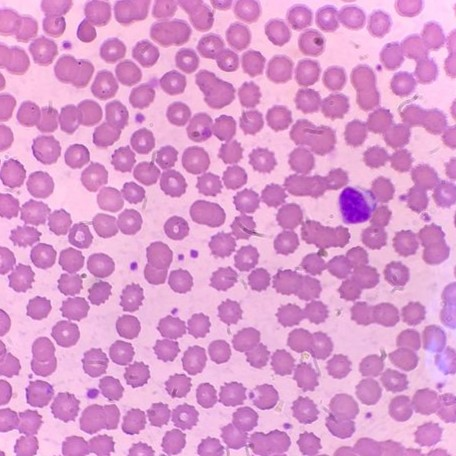
#> input picture imagesel/sel5.jpg, 456 x 456 px, found by its file name
$ python seg_sel.py
#> lines starting #> are read from the running program, lines starting #| are printed output that depends on the picture; after the words box and inside, x2 and y2 are one past the last pixel; in counts of white or black regions, pixels touching at a corner belong together
import numpy as np
import cv2
import matplotlib.pyplot as plt

# Load the image and check if it's loaded properly
image = cv2.imread("E:/VSProject/imagesel/sel5.jpg")
#> image is the input picture: shape (456, 456, 3); mean B, G, R 207.7, 153.1, 220.7
if image is None:
    print("Error: Image not found!")
    exit()

# Convert to grayscale
gray = cv2.cvtColor(image, cv2.COLOR_BGR2GRAY)

# Apply median and Gaussian filters for noise reduction
blurM = cv2.medianBlur(gray, 5)
blurG = cv2.GaussianBlur(gray, (9, 9), 2)

# Apply histogram equalization
histoNorm = cv2.equalizeHist(gray)

# CLAHE (Contrast Limited Adaptive Histogram Equalization)
clahe = cv2.createCLAHE(clipLimit=2.0, tileGridSize=(8, 8))
claheNorm = clahe.apply(gray)
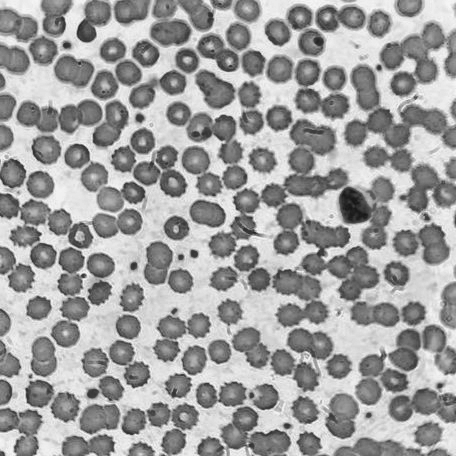
#> claheNorm: shape (456, 456); min 22, max 246, mean 159.6

# Contrast stretching
def pixelVal(pix, r1, s1, r2, s2):
    if 0 <= pix <= r1:
        return (s1 / r1) * pix
    elif r1 < pix <= r2:
        return ((s2 - s1) / (r2 - r1)) * (pix - r1) + s1
    else:
        return ((255 - s2) / (255 - r2)) * (pix - r2) + s2

r1, s1, r2, s2 = 70, 0, 200, 255
pixelVal_vec = np.vectorize(pixelVal)
contrast_stretched = pixelVal_vec(gray, r1, s1, r2, s2)
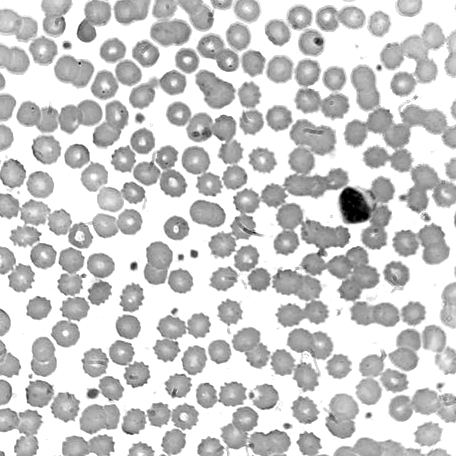
#> contrast_stretched: shape (456, 456) float64; min 0, max 255, mean 205

# Edge detection using Canny
edge = cv2.Canny(gray, 100, 200)
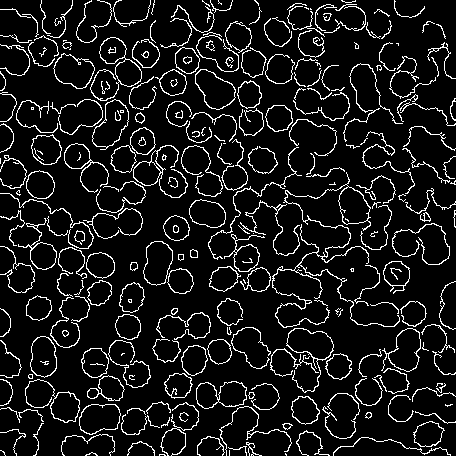
#> edge: shape (456, 456); 9.6% white in thin lines or dots
edgeG = cv2.Canny(blurG, 100, 200)
#> edgeG: shape (456, 456); 0.1% white in thin lines or dots, all inside (x1, y1, x2, y2) = (76, 16, 370, 270)
edgeM = cv2.Canny(blurM, 100, 200)
#> edgeM: shape (456, 456); 8.3% white in thin lines or dots

# Morphological operations
kernel = np.ones((5, 5), np.uint8)
dilation = cv2.dilate(gray, kernel, iterations=1)
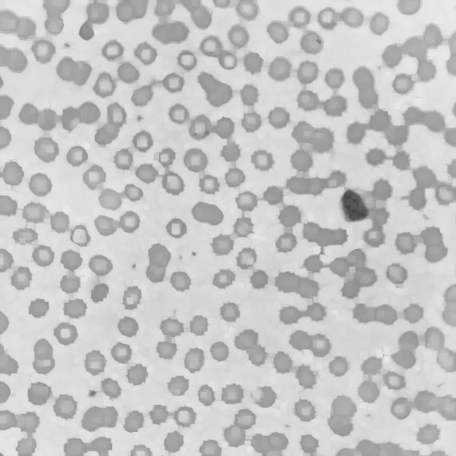
#> dilation: shape (456, 456); min 64, max 235, mean 196.9
closing = cv2.morphologyEx(gray, cv2.MORPH_CLOSE, kernel)

# Adaptive Thresholding
th2 = cv2.adaptiveThreshold(gray, 255, cv2.ADAPTIVE_THRESH_MEAN_C, cv2.THRESH_BINARY, 11, 2)
#> th2: shape (456, 456); 60% white; 1019 black regions (740 under 20 px), largest, box (x1, y1, x2, y2) and area: (273, 203, 380, 301) 2872, (343, 100, 456, 150) 1867, (208, 187, 273, 259) 1203
th3 = cv2.adaptiveThreshold(gray, 255, cv2.ADAPTIVE_THRESH_GAUSSIAN_C, cv2.THRESH_BINARY, 11, 2)
#> th3: shape (456, 456); 64.9% white; 2373 black regions (2099 under 20 px), largest, box (x1, y1, x2, y2) and area: (273, 203, 380, 302) 2310, (343, 64, 442, 173) 2039, (208, 187, 273, 272) 1377
ret4, th4 = cv2.threshold(gray, 0, 255, cv2.THRESH_BINARY + cv2.THRESH_OTSU)
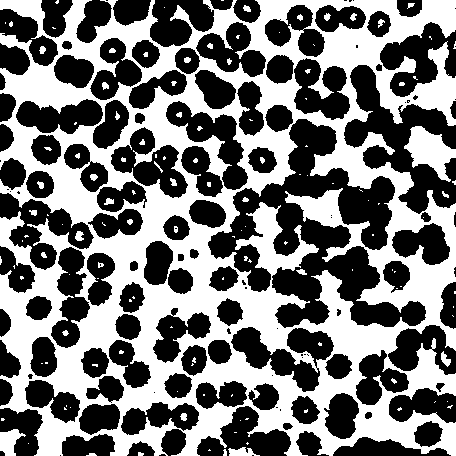
#> th4: shape (456, 456); 46.5% white; 132 white regions (85 under 20 px), largest, box (x1, y1, x2, y2) and area: (0, 0, 456, 456) 92827, (404, 126, 456, 182) 1485, (0, 429, 26, 456) 411
#> ret4 = 181

# Circle detection using Hough Transform
circles = cv2.HoughCircles(blurG, cv2.HOUGH_GRADIENT, 1.2, 20,
                           param1=50, param2=28, minRadius=1, maxRadius=20)
#> circles = 73 rows, first 8: [279, 69, 13.84], [178.2, 113.4, 11.92], [123, 159, 12.4], [402.6, 83.4, 12.52], [100.2, 264.6, 12.88], [127.8, 325.8, 12.64], [142.2, 141, 12.52], [47.4, 147, 16.6]

display = image.copy()
if circles is not None:
    circles = np.uint16(np.around(circles))
#> circles = 73 rows, first 8: [279, 69, 14], [178, 113, 12], [123, 159, 12], [403, 83, 13], [100, 265, 13], [128, 326, 13], [142, 141, 13], [47, 147, 17]
    for (x, y, r) in circles[0, :]:
        cv2.circle(display, (x, y), r, (0, 255, 0), 2)
        cv2.circle(display, (x, y), 2, (0, 0, 255), 3)
#> this loop made 73 passes
#> (x, y, r) on passes 1 to 12: (279, 69, 14), (178, 113, 12), (123, 159, 12), (403, 83, 13), (100, 265, 13), (128, 326, 13), (142, 141, 13), (47, 147, 17), (310, 43, 12), (39, 184, 14), (177, 386, 12), (424, 70, 14)
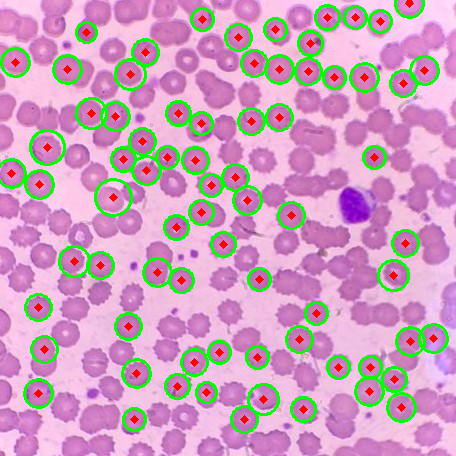
#> display: shape (456, 456, 3); 9.49% of pixels changed, all inside (x1, y1, x2, y2) = (0, 0, 449, 434)

# Plot results using Matplotlib
fig, axes = plt.subplots(3, 4, figsize=(15, 10))
axes = axes.ravel()

titles = ['Original', 'Grayscale', 'Median Blur', 'Gaussian Blur',
          'Histogram Equalization', 'CLAHE', 'Contrast Stretch', 'Canny Edge',
          'Dilation', 'Closing', 'Adaptive Mean', 'Adaptive Gaussian']

images = [image, gray, blurM, blurG,
          histoNorm, claheNorm, contrast_stretched, edge,
          dilation, closing, th2, th3]

for i in range(12):
    if len(images[i].shape) == 2:
        axes[i].imshow(images[i], cmap='gray')
    else:
        axes[i].imshow(cv2.cvtColor(images[i], cv2.COLOR_BGR2RGB))
    axes[i].set_title(titles[i])
    axes[i].axis('off')

plt.tight_layout()
plt.show()
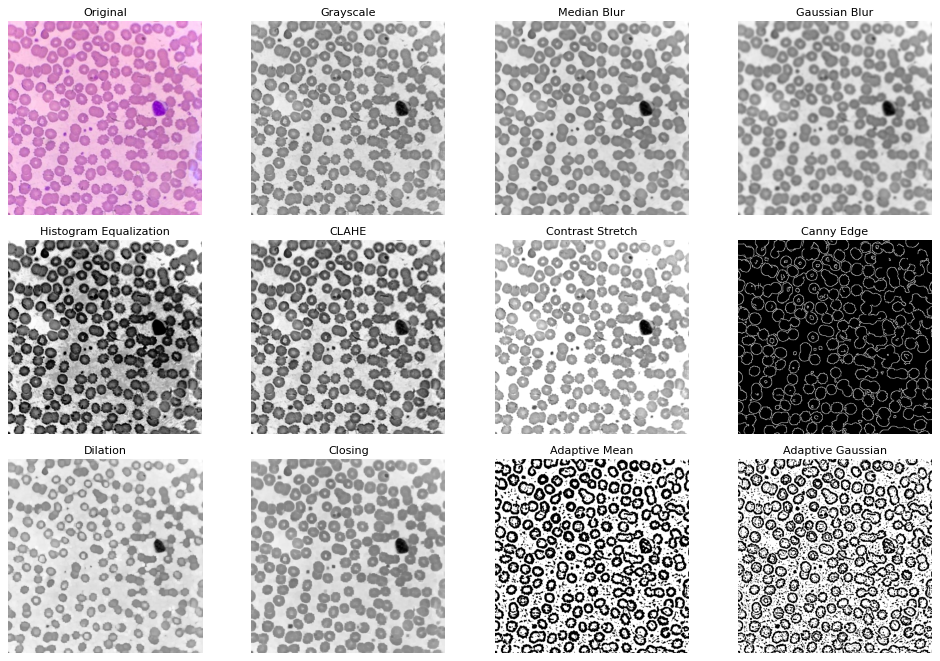
#> figure drawn by matplotlib, 12 panels

# Show detected circles separately
plt.figure(figsize=(6, 6))
plt.imshow(cv2.cvtColor(display, cv2.COLOR_BGR2RGB))
plt.title("Detected Circles")
plt.axis('off')
plt.show()

$ run again, with imagesel/sel1.jpg copied over imagesel/sel5.jpg
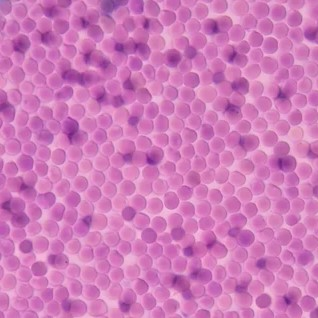
#> input picture imagesel/sel1.jpg, 318 x 318 px, found by its file name
#> image is the input picture: shape (318, 318, 3); mean B, G, R 185.9, 122.6, 207.9
#> `edge = cv2.Canny(gray, 100, 200)`:
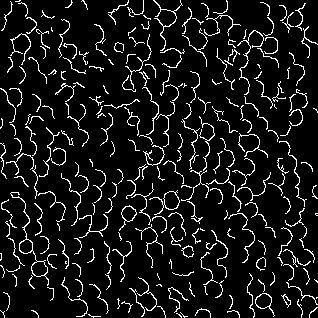
#> edge: shape (318, 318); 8.9% white in thin lines or dots
#> edgeG: shape (318, 318); every value is 0
#> edgeM: shape (318, 318); 2.5% white in thin lines or dots
#> th2: shape (318, 318); 49.3% white; 394 white regions (385 under 20 px), largest, box (x1, y1, x2, y2) and area: (0, 0, 318, 318) 48478, (95, 302, 106, 314) 60, (311, 143, 318, 154) 45
#> th3: shape (318, 318); 55.6% white; 787 black regions (408 under 20 px), largest, box (x1, y1, x2, y2) and area: (212, 58, 249, 121) 664, (270, 65, 307, 114) 471, (267, 212, 292, 270) 434
#> th4: shape (318, 318); 52.4% white; 429 black regions (204 under 20 px), largest, box (x1, y1, x2, y2) and area: (50, 0, 163, 96) 4626, (135, 213, 228, 311) 2782, (32, 0, 77, 60) 1381
#> ret4 = 154
#> `circles = cv2.HoughCircles(blurG, cv2.HOUGH_GRADIENT, 1.2, 20, param1=..`: circles = [[279, 11.4, 7], [39, 268.2, 6.88], [270.6, 45, 6.4], [81, 183, 6.16]]
#> `circles = np.uint16(np.around(circles))`: circles = [[279, 11, 7], [39, 268, 7], [271, 45, 6], [81, 183, 6]]
#> the loop `for (x, y, r) in circles[0, :]:` made 4 passes
#> after the loop `for (x, y, r) in circles[0, :]:`:
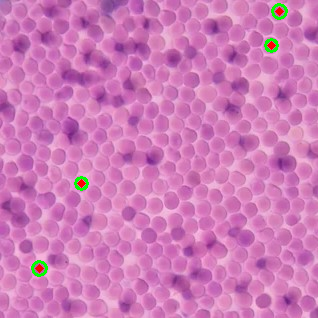
#> display: shape (318, 318, 3); 0.64% of pixels changed, all inside (x1, y1, x2, y2) = (31, 3, 288, 277)

$ run again, with imagesel/sel2.jpg copied over imagesel/sel5.jpg
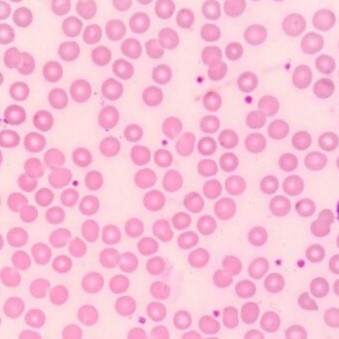
#> input picture imagesel/sel2.jpg, 339 x 339 px, found by its file name
#> image is the input picture: shape (339, 339, 3); mean B, G, R 216.7, 193.1, 248.6
#> `edge = cv2.Canny(gray, 100, 200)`:
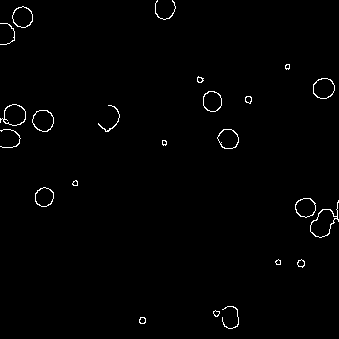
#> edge: shape (339, 339); 1% white in thin lines or dots
#> edgeG: shape (339, 339); every value is 0
#> edgeM: shape (339, 339); 0.36% white in thin lines or dots, all inside (x1, y1, x2, y2) = (0, 63, 339, 324)
#> th2: shape (339, 339); 68.2% white; 407 black regions (244 under 20 px), largest, box (x1, y1, x2, y2) and area: (99, 248, 138, 273) 490, (44, 148, 72, 189) 468, (201, 46, 227, 81) 464
#> th3: shape (339, 339); 72.9% white; 694 black regions (533 under 20 px), largest, box (x1, y1, x2, y2) and area: (99, 248, 138, 273) 390, (201, 46, 227, 81) 376, (246, 95, 279, 129) 367
#> th4: shape (339, 339); 59.4% white; 159 black regions (11 under 20 px), largest, box (x1, y1, x2, y2) and area: (17, 148, 72, 193) 1395, (246, 95, 279, 129) 674, (144, 27, 179, 59) 665
#> ret4 = 209
#> `circles = cv2.HoughCircles(blurG, cv2.HOUGH_GRADIENT, 1.2, 20, param1=..`: circles = 80 rows, first 8: [91.8, 282.6, 10.84], [257.4, 235.8, 10.24], [305.4, 207, 9.88], [161.4, 73.8, 10.36], [255, 142.2, 10.84], [162.6, 157.8, 9.16], [114.6, 29.4, 10.96], [35.4, 317.4, 9.64]
#> `circles = np.uint16(np.around(circles))`: circles = 80 rows, first 8: [92, 283, 11], [257, 236, 10], [305, 207, 10], [161, 74, 10], [255, 142, 11], [163, 158, 9], [115, 29, 11], [35, 317, 10]
#> the loop `for (x, y, r) in circles[0, :]:` made 80 passes
#> after the loop `for (x, y, r) in circles[0, :]:`:
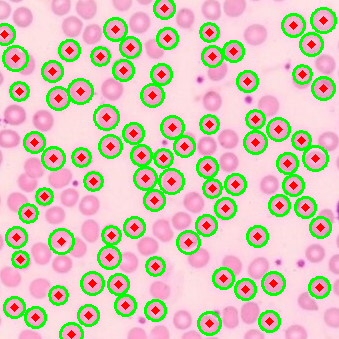
#> display: shape (339, 339, 3); 16.09% of pixels changed, all inside (x1, y1, x2, y2) = (0, 0, 337, 339)

$ run again, with imagesel/sel3.jpg copied over imagesel/sel5.jpg
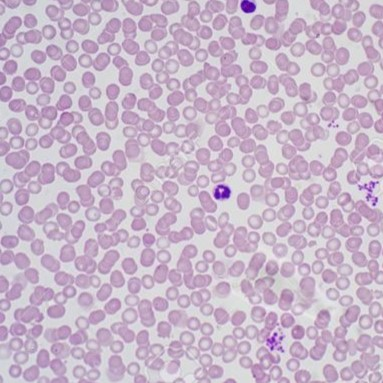
#> input picture imagesel/sel3.jpg, 383 x 383 px, found by its file name
#> image is the input picture: shape (383, 383, 3); mean B, G, R 202.7, 182.5, 200.6
#> edge: shape (383, 383); 15.6% white in thin lines or dots
#> edgeG: shape (383, 383); 0.07% white in thin lines or dots, all inside (x1, y1, x2, y2) = (214, 0, 256, 200)
#> edgeM: shape (383, 383); 8.7% white in thin lines or dots
#> th2: shape (383, 383); 54.7% white; 332 black regions (168 under 20 px), largest, box (x1, y1, x2, y2) and area: (138, 0, 252, 137) 4493, (219, 0, 383, 133) 4242, (124, 163, 194, 327) 2673
#> th3: shape (383, 383); 59.5% white; black in thin lines or dots
#> th4: shape (383, 383); 44.3% white; 510 white regions (279 under 20 px), largest, box (x1, y1, x2, y2) and area: (20, 99, 383, 383) 24066, (26, 0, 189, 257) 7636, (232, 30, 383, 213) 4831
#> ret4 = 192
#> `circles = cv2.HoughCircles(blurG, cv2.HOUGH_GRADIENT, 1.2, 20, param1=..`: circles = 13 rows, first 8: [162.6, 256.2, 8.08], [287.4, 59.4, 12.28], [70.2, 149.4, 11.32], [222.6, 288.6, 7.84], [279, 249, 7.6], [85.8, 299.4, 7.6], [15, 370.2, 6.76], [339, 55.8, 9.64]
#> `circles = np.uint16(np.around(circles))`: circles = 13 rows, first 8: [163, 256, 8], [287, 59, 12], [70, 149, 11], [223, 289, 8], [279, 249, 8], [86, 299, 8], [15, 370, 7], [339, 56, 10]
#> the loop `for (x, y, r) in circles[0, :]:` made 13 passes
#> after the loop `for (x, y, r) in circles[0, :]:`:
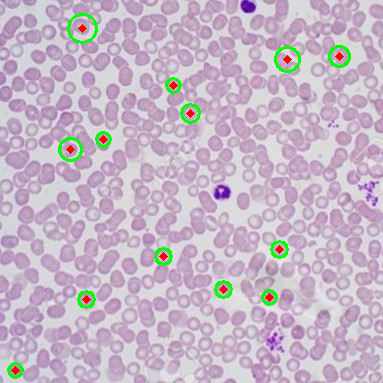
#> display: shape (383, 383, 3); 1.85% of pixels changed, all inside (x1, y1, x2, y2) = (7, 13, 351, 379)
